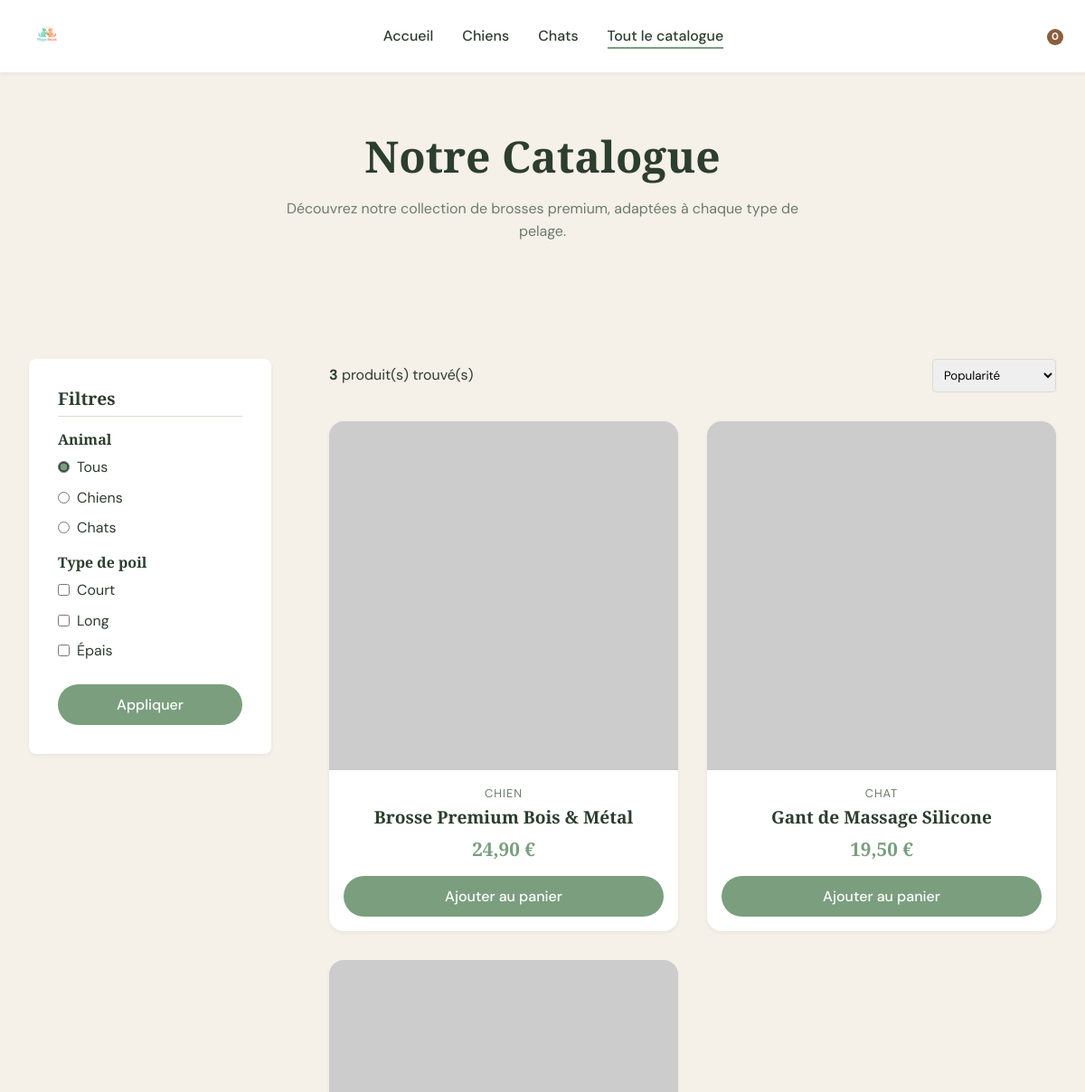
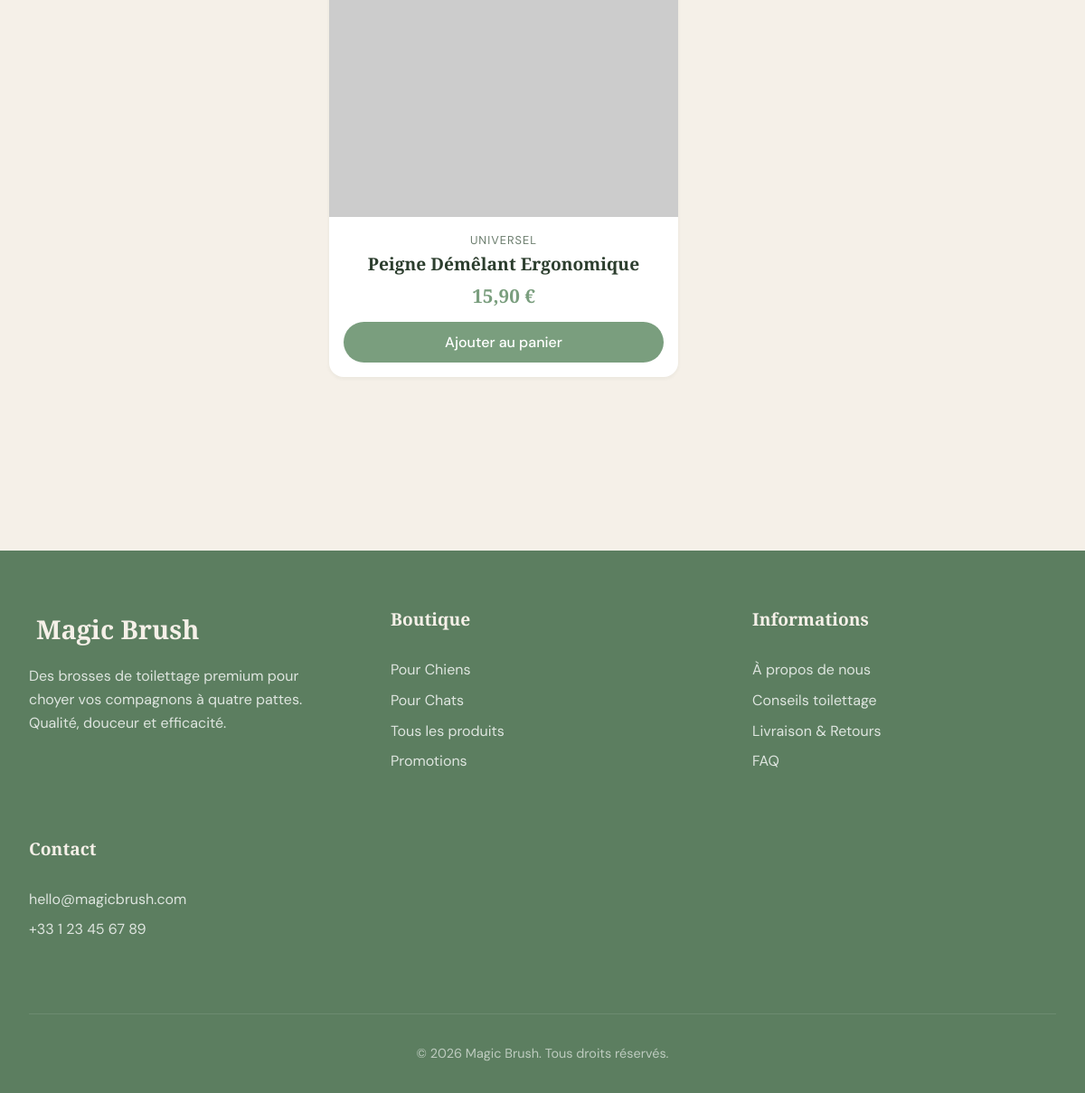
The page /catalogue.php on the database its author committed (2 pictures, top to bottom).
### tables this page shows
CREATE TABLE IF NOT EXISTS products (
    id INT AUTO_INCREMENT PRIMARY KEY,
    nom VARCHAR(255) NOT NULL,
    slug VARCHAR(255) NOT NULL UNIQUE,
    description TEXT,
    prix DECIMAL(10, 2) NOT NULL,
    prix_barre DECIMAL(10, 2) DEFAULT NULL,
    stock INT DEFAULT 0,
    categorie_id INT,
    espece ENUM('chien', 'chat', 'universel') NOT NULL,
    type_poil ENUM('court', 'long', 'epais', 'tous') DEFAULT 'tous',
    sku VARCHAR(50) UNIQUE,
    image_principale VARCHAR(255) DEFAULT NULL,
    created_at TIMESTAMP DEFAULT CURRENT_TIMESTAMP,
    FOREIGN KEY (categorie_id) REFERENCES categories(id) ON DELETE SET NULL
);

### catalogue.php (the view, shortened to what this page needs)
<?php
require_once 'includes/header.php';
require_once 'includes/db.php';
$espece    = in_array($_GET['espece'] ?? '', ['chien', 'chat']) ? $_GET['espece'] : null;
$type_poil = in_array($_GET['type_poil'] ?? '', ['court', 'long', 'epais']) ? $_GET['type_poil'] : null;
$tri       = in_array($_GET['tri'] ?? '', ['prix_asc', 'prix_desc', 'nouveau']) ? $_GET['tri'] : 'popular';
$page      = max(1, (int)($_GET['page'] ?? 1));
$per_page  = 9;
$offset    = ($page - 1) * $per_page;
$titre_catalogue = "Notre Catalogue";
$where = []; $params = [];
$where_sql = $where ? "WHERE " . implode(" AND ", $where) : "";
$order_sql = match($tri) { 'prix_asc'=>"ORDER BY prix ASC", 'prix_desc'=>"ORDER BY prix DESC", 'nouveau'=>"ORDER BY created_at DESC", default=>"ORDER BY id ASC" };
$count_stmt = $pdo->prepare("SELECT COUNT(*) FROM products $where_sql");
$count_stmt->execute($params);
$total_products = $count_stmt->fetchColumn();
$stmt = $pdo->prepare("SELECT * FROM products $where_sql $order_sql LIMIT :limit OFFSET :offset");
$stmt->bindValue(':limit', $per_page, PDO::PARAM_INT);
$stmt->bindValue(':offset', $offset, PDO::PARAM_INT);
$stmt->execute();
$products = $stmt->fetchAll();
?>
<div style="background: var(--color-bg); padding: var(--spacing-lg) 0; text-align: center;">
    <div class="container">
        <h1><?= htmlspecialchars($titre_catalogue) ?></h1>
        <p style="color: var(--color-text-light); max-width: 600px; margin: 0 auto;">Découvrez notre collection de brosses premium, adaptées à chaque type de pelage.</p>
    </div>
</div>
<section class="section">
    <div class="container">
        <div style="display: flex; flex-wrap: wrap; gap: var(--spacing-lg);">
            <aside style="flex: 1; min-width: 240px; max-width: 280px;">
                <form method="GET" action="catalogue.php">
                    <div style="background: var(--color-white); padding: var(--spacing-md); border-radius: var(--radius-md); box-shadow: var(--shadow-sm); position: sticky; top: 100px;">
                        <h3 style="font-size: 1.2rem; border-bottom: 1px solid var(--color-border); padding-bottom: 0.5rem; margin-bottom: 1rem;">Filtres</h3>
                        <h4 style="font-size: 1rem; margin-bottom: 0.5rem;">Animal</h4>
                        <?php foreach (['' => 'Tous', 'chien' => 'Chiens', 'chat' => 'Chats'] as $val => $lbl): ?>
                        <label style="display: flex; align-items: center; gap: 0.5rem; margin-bottom: 0.5rem; cursor: pointer;">
                            <input type="radio" name="espece" value="<?= $val ?>" <?= ($espece ?? '') === $val ? 'checked' : '' ?> style="accent-color: var(--color-primary);"> <?= $lbl ?>
                        </label>
                        <?php endforeach; ?>
                        <h4 style="font-size: 1rem; margin: 1rem 0 0.5rem;">Type de poil</h4>
                        <?php foreach (['court' => 'Court', 'long' => 'Long', 'epais' => 'Épais'] as $val => $lbl): ?>
                        <label style="display: flex; align-items: center; gap: 0.5rem; margin-bottom: 0.5rem; cursor: pointer;">
                            <input type="checkbox" name="type_poil" value="<?= $val ?>" <?= $type_poil === $val ? 'checked' : '' ?> style="accent-color: var(--color-primary);"> <?= $lbl ?>
                        </label>
                        <?php endforeach; ?>
                        <button type="submit" class="btn btn-primary" style="width: 100%; margin-top: 1rem;">Appliquer</button>
                    </div>
                </form>
            </aside>
            <div style="flex: 3; min-width: 300px;">
                <div style="display: flex; justify-content: space-between; align-items: center; margin-bottom: var(--spacing-md);">
                    <p><strong><?= $total_products ?></strong> produit(s) trouvé(s)</p>
                    <form method="GET">
                        <select name="tri" onchange="this.form.submit()" style="padding: 0.5rem; border: 1px solid var(--color-border); border-radius: var(--radius-sm); font-family: var(--font-body);">
                            <option value="popular" <?= $tri==='popular'?'selected':'' ?>>Popularité</option>
                        </select>
                    </form>
                </div>
                <?php if (empty($products)): ?>
                <div style="text-align: center; padding: 4rem 0; color: var(--color-text-light);">
                    <i class="ph ph-magnifying-glass" style="font-size: 3rem; display: block; margin-bottom: 1rem;"></i>
                    <h3>Aucun produit trouvé</h3>
                    <a href="catalogue.php" class="btn btn-outline" style="margin-top: 1.5rem;">Voir tout le catalogue</a>
                </div>
                <?php else: ?>
                <div class="product-grid">
                    <?php foreach ($products as $prod): ?>
                    <div class="product-card">
                        <div class="product-img-wrapper">
                            <img src="<?= htmlspecialchars($prod['image_principale']) ?>"
                                 alt="<?= htmlspecialchars($prod['nom']) ?>"
                                 onerror="this.src='https://placehold.co/400x400/F5F0E8/7A9E7E?text=<?= urlencode($prod['nom']) ?>'">
                        </div>
                        <div class="product-info">
                            <div class="product-category"><?= htmlspecialchars(ucfirst($prod['espece'])) ?></div>
                            <h3 class="product-title"><a href="produit.php?id=<?= $prod['id'] ?>"><?= htmlspecialchars($prod['nom']) ?></a></h3>
                            <div>
                                <div class="product-price"><?= number_format($prod['prix'], 2, ',', ' ') ?> €</div>
                            </div>
                            <button class="btn btn-primary js-add-to-cart" style="width: 100%; margin-top: 0.75rem;"
                                data-id="<?= $prod['id'] ?>" data-name="<?= htmlspecialchars($prod['nom']) ?>"
                                data-price="<?= $prod['prix'] ?>" data-img="<?= htmlspecialchars($prod['image_principale']) ?>"
                                <?= $prod['stock'] <= 0 ? 'disabled style="opacity:0.5;cursor:not-allowed;"' : '' ?>>
                                <?= $prod['stock'] > 0 ? 'Ajouter au panier' : 'Rupture de stock' ?>
                            </button>
                        </div>
                    </div>
                    <?php endforeach; ?>
                </div>
                <?php endif; ?>
            </div>
        </div>
    </div>
</section>
<?php require_once 'includes/footer.php'; ?>

### includes/header.php (shortened to what this page needs)
<?php
$current_page = basename($_SERVER['PHP_SELF']);
$cart_count = 0;
?>
<!DOCTYPE html>
<html lang="fr">
<head>
    <link rel="stylesheet" href="assets/css/style.css">
</head>
<body>
<header class="site-header">
    <div class="container">
        <nav class="navbar">
            <a href="index.php" class="brand-logo">
                <?php if (file_exists(__DIR__ . '/../assets/img/logo-VosSC8x9.png')): ?>
                <img src="assets/img/logo-VosSC8x9.png" alt="Magic Brush" style="height: 40px; width: auto;">
                <?php else: ?>
                <i class="ph-fill ph-paw-print"></i> Magic Brush
                <?php endif; ?>
            </a>
            <ul class="nav-links" id="navLinks">
                <li><a href="index.php" class="<?= $current_page == 'index.php' ? 'active' : '' ?>">Accueil</a></li>
                <li><a href="catalogue.php?espece=chien" class="<?= ($current_page == 'catalogue.php' && ($_GET['espece'] ?? '') == 'chien') ? 'active' : '' ?>">Chiens</a></li>
                <li><a href="catalogue.php?espece=chat" class="<?= ($current_page == 'catalogue.php' && ($_GET['espece'] ?? '') == 'chat') ? 'active' : '' ?>">Chats</a></li>
                <li><a href="catalogue.php" class="<?= ($current_page == 'catalogue.php' && empty($_GET['espece'])) ? 'active' : '' ?>">Tout le catalogue</a></li>
            </ul>
            <div class="nav-icons">
                <a href="panier.php" aria-label="Mon panier" class="cart-icon">
                    <span class="cart-count" id="cartCount"><?= $cart_count ?></span>
                </a>
            </div>
        </nav>
    </div>
</header>
<main>

### includes/footer.php (shortened to what this page needs)
</main>
<footer class="site-footer">
    <div class="container">
        <div class="footer-grid">
            <div class="footer-col">
                <div class="brand-logo" style="color: var(--color-bg); margin-bottom: 1rem;">
                    <i class="ph-fill ph-paw-print"></i> Magic Brush
                </div>
                <p>Des brosses de toilettage premium pour choyer vos compagnons à quatre pattes. Qualité, douceur et efficacité.</p>
            </div>
            <div class="footer-col">
                <h3>Boutique</h3>
                <ul class="footer-links">
                    <li><a href="catalogue.php?espece=chien">Pour Chiens</a></li>
                    <li><a href="catalogue.php?espece=chat">Pour Chats</a></li>
                    <li><a href="catalogue.php">Tous les produits</a></li>
                    <li><a href="#">Promotions</a></li>
                </ul>
            </div>
            <div class="footer-col">
                <h3>Informations</h3>
                <ul class="footer-links">
                    <li><a href="#">À propos de nous</a></li>
                    <li><a href="#">Conseils toilettage</a></li>
                    <li><a href="#">Livraison & Retours</a></li>
                    <li><a href="#">FAQ</a></li>
                </ul>
            </div>
            <div class="footer-col">
                <h3>Contact</h3>
                <ul class="footer-links">
                    <li><a href="mailto:hello@magicbrush.com">hello@magicbrush.com</a></li>
                    <li><a href="tel:+33123456789">+33 1 23 45 67 89</a></li>
                </ul>
            </div>
        </div>
        <div class="footer-bottom">
            <p>&copy; <?= date('Y') ?> Magic Brush. Tous droits réservés.</p>
        </div>
    </div>
</footer>
</body>
</html>

### rows shown on the page
products: espece "CHIEN", nom "Brosse Premium Bois & Métal", prix "24,90", stock "Ajouter au panier"
products: espece "CHAT", nom "Gant de Massage Silicone", prix "19,50", stock "Ajouter au panier"
products: espece "UNIVERSEL", nom "Peigne Démêlant Ergonomique", prix "15,90", stock "Ajouter au panier"

### other values the page prints
$cart_count "0"
$titre_catalogue "Notre Catalogue"
$lbl "Tous"
$lbl "Chiens"
$lbl "Chats"
$lbl "Court"
$lbl "Long"
$lbl "Épais"
$total_products "3"
